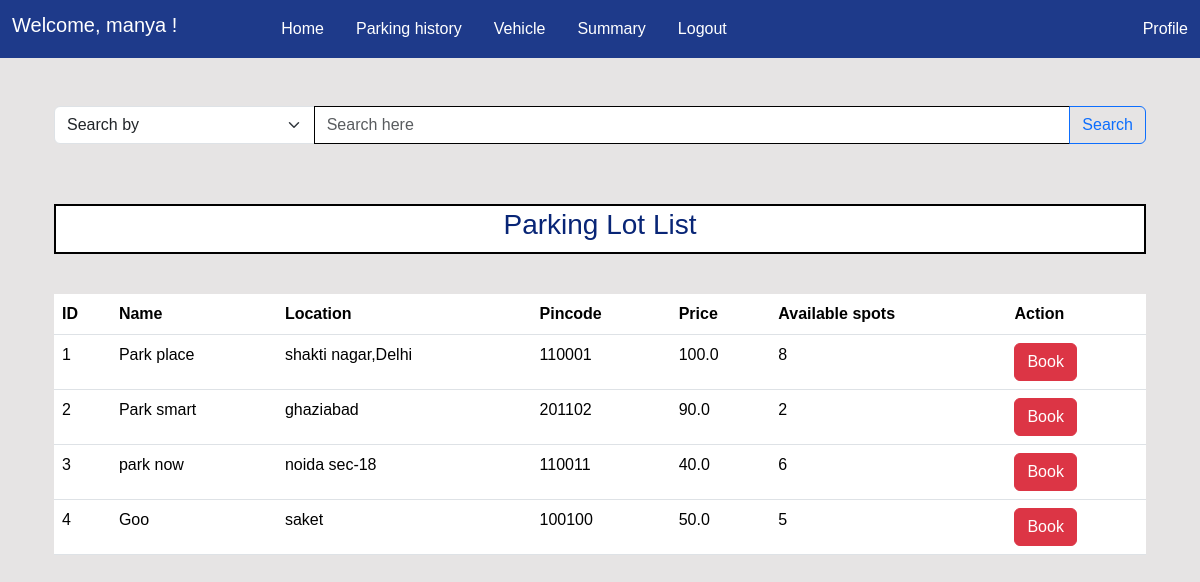
The app's page /user (signed in), older data.
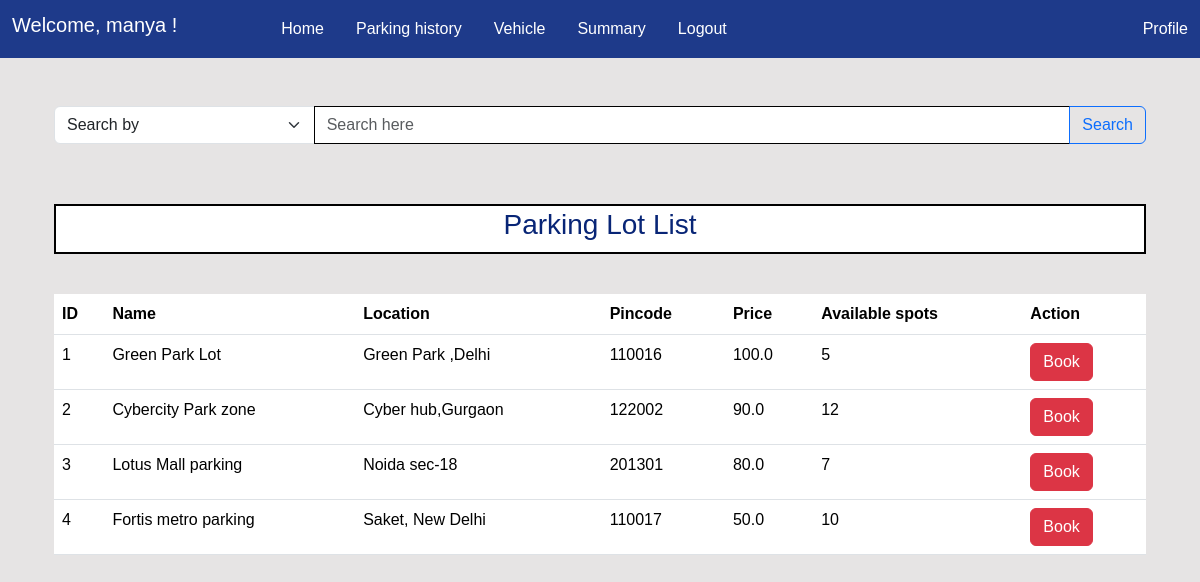
The same page, newer data.
### models.py (models this page shows)
class ParkingLot(db.Model):
    __tablename__ = 'parkinglot'
    id = db.Column(db.Integer, primary_key=True)
    name = db.Column(db.String(50), nullable=False)
    address = db.Column(db.String(100), nullable=False)
    pincode = db.Column(db.String(10), nullable=False)
    total_spots = db.Column(db.Integer, nullable=False)
    price_per_hour = db.Column(db.Float, nullable=False)
    spots= db.relationship('ParkingSpot', backref='parkinglot', lazy=True,cascade="all, delete-orphan" )
    lots= db.relationship('Reservation', backref='parkinglot', lazy=True,cascade="all, delete-orphan")

### routes.py (the view)
@app.route('/user')
@auth_required
def user():
    parkinglots = ParkingLot.query.all()
    parameter= request.args.get('parameter')
    query= request.args.get('query')
    parameters={
        'default':'Search by',
        'lotname':'Lot name',
        'location' : 'Location',
        'pincode':'Pincode'
    }
    if parameter=='lotname':
        parkinglots=ParkingLot.query.filter(ParkingLot.name.ilike(f'%{query}%')).all()
        return render_template('user/user.html',parkinglots=parkinglots,parameters=parameters,param=parameter,query=query)
    elif parameter=='location':
        parkinglots=ParkingLot.query.filter(ParkingLot.address.ilike(f'%{query}%')).all()
        return render_template('user/user.html',parkinglots=parkinglots,parameters=parameters,param=parameter,query=query)
    elif parameter=='pincode':
        parkinglots=ParkingLot.query.filter(ParkingLot.pincode.ilike(f'{query}%')).all()
        return render_template('user/user.html',parkinglots=parkinglots,parameters=parameters,param=parameter,query=query)
    return render_template('user/user.html',parkinglots=parkinglots,parameters=parameters,param=parameter,query=query)

### routes.py (called while the page is built)
def auth_required(f):
    @wraps(f) #create different function object
    def decorated_function(*args, **kwargs):
        if 'user_id' not in session:
            return redirect(url_for('login'))
        else:
            return f(*args, **kwargs)
    return decorated_function

### templates/user/user.html (shortened to what this page needs)
{% extends 'layout.html' %}
{% block content %}
<div class="container-fluid mt-5">
    {% include 'searchbar.html'   %}
    <div class="heading d-flex chfont ">
        <h3>Parking Lot List</h3>
    </div>
    <table class="table">
        <thead>
            <tr>
                <th>ID</th>
                <th>Name</th>
                <th>Location</th>
                <th>Pincode</th>
                <th>Price</th>
                <th>Available spots</th>
                <th>Action</th>
            </tr>
        <tbody>
            {% for parkinglot in parkinglots %}
            <tr>
                <td>{{parkinglot.id}}</td>
                <td>{{parkinglot.name}}</td>
                <td>{{parkinglot.address}}</td>
                <td>{{parkinglot.pincode}}</td>
                <td>{{parkinglot.price_per_hour}}</td>
                <td>{{  parkinglot.spots | selectattr('is_occupied', 'equalto', False) | list | length}}</td>
                <td>
                    <a href="{{url_for('book_lot' , id=parkinglot.id)}}" class="btn btn-danger">
                        Book
                    </a>
                </td>
            </tr>
            {% endfor %}
        </tbody>
        </thead>
    </table>
</div>
{% endblock %}

Row changes from the older to the newer data that the page shows:
changed ParkingLot id 1: name "Park place" → "Green Park Lot"; address "shakti nagar,Delhi" → "Green Park ,Delhi"; pincode "110001" → "110016"; spots|selectattr "8" → "5"
changed ParkingLot id 2: name "Park smart" → "Cybercity Park zone"; address "ghaziabad" → "Cyber hub,Gurgaon"; pincode "201102" → "122002"; spots|selectattr "2" → "12"
changed ParkingLot id 3: name "park now" → "Lotus Mall parking"; address "noida sec-18" → "Noida sec-18"; pincode "110011" → "201301"; price_per_hour "40.0" → "80.0"; spots|selectattr "6" → "7"
changed ParkingLot id 4: name "Goo" → "Fortis metro parking"; address "saket" → "Saket, New Delhi"; pincode "100100" → "110017"; spots|selectattr "5" → "10"
